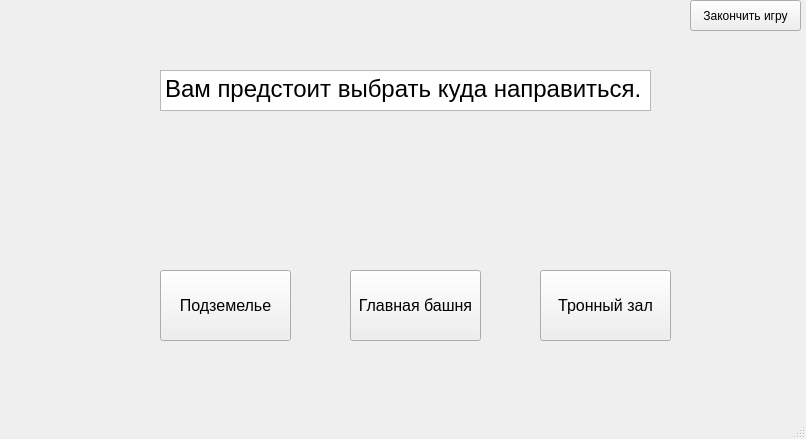
<?xml version="1.0" encoding="UTF-8"?>
<ui version="4.0">
 <class>MainWindow</class>
 <widget class="QMainWindow" name="MainWindow">
  <property name="geometry">
   <rect>
    <x>0</x>
    <y>0</y>
    <width>806</width>
    <height>439</height>
   </rect>
  </property>
  <property name="windowTitle">
   <string>MainWindow</string>
  </property>
  <widget class="QWidget" name="centralwidget">
   <widget class="QPushButton" name="pushButton">
    <property name="geometry">
     <rect>
      <x>690</x>
      <y>0</y>
      <width>111</width>
      <height>31</height>
     </rect>
    </property>
    <property name="text">
     <string>Закончить игру</string>
    </property>
   </widget>
   <widget class="QTextEdit" name="textEdit">
    <property name="geometry">
     <rect>
      <x>160</x>
      <y>70</y>
      <width>491</width>
      <height>41</height>
     </rect>
    </property>
    <property name="html">
     <string>&lt;!DOCTYPE HTML PUBLIC &quot;-//W3C//DTD HTML 4.0//EN&quot; &quot;http://www.w3.org/TR/REC-html40/strict.dtd&quot;&gt;
&lt;html&gt;&lt;head&gt;&lt;meta name=&quot;qrichtext&quot; content=&quot;1&quot; /&gt;&lt;style type=&quot;text/css&quot;&gt;
p, li { white-space: pre-wrap; }
&lt;/style&gt;&lt;/head&gt;&lt;body style=&quot; font-family:'MS Shell Dlg 2'; font-size:8.25pt; font-weight:400; font-style:normal;&quot;&gt;
&lt;p style=&quot; margin-top:0px; margin-bottom:0px; margin-left:0px; margin-right:0px; -qt-block-indent:0; text-indent:0px;&quot;&gt;&lt;span style=&quot; font-size:18pt;&quot;&gt;Вам предстоит выбрать куда направиться.&lt;/span&gt;&lt;/p&gt;&lt;/body&gt;&lt;/html&gt;</string>
    </property>
   </widget>
   <widget class="QPushButton" name="pushButton_2">
    <property name="geometry">
     <rect>
      <x>160</x>
      <y>270</y>
      <width>131</width>
      <height>71</height>
     </rect>
    </property>
    <property name="font">
     <font>
      <pointsize>12</pointsize>
     </font>
    </property>
    <property name="text">
     <string>Подземелье</string>
    </property>
   </widget>
   <widget class="QPushButton" name="pushButton_3">
    <property name="geometry">
     <rect>
      <x>540</x>
      <y>270</y>
      <width>131</width>
      <height>71</height>
     </rect>
    </property>
    <property name="font">
     <font>
      <pointsize>12</pointsize>
     </font>
    </property>
    <property name="text">
     <string>Тронный зал</string>
    </property>
   </widget>
   <widget class="QPushButton" name="pushButton_4">
    <property name="geometry">
     <rect>
      <x>350</x>
      <y>270</y>
      <width>131</width>
      <height>71</height>
     </rect>
    </property>
    <property name="font">
     <font>
      <pointsize>12</pointsize>
     </font>
    </property>
    <property name="text">
     <string>Главная башня</string>
    </property>
   </widget>
  </widget>
  <widget class="QMenuBar" name="menubar">
   <property name="geometry">
    <rect>
     <x>0</x>
     <y>0</y>
     <width>806</width>
     <height>20</height>
    </rect>
   </property>
  </widget>
  <widget class="QStatusBar" name="statusbar"/>
 </widget>
 <resources/>
 <connections/>
</ui>
